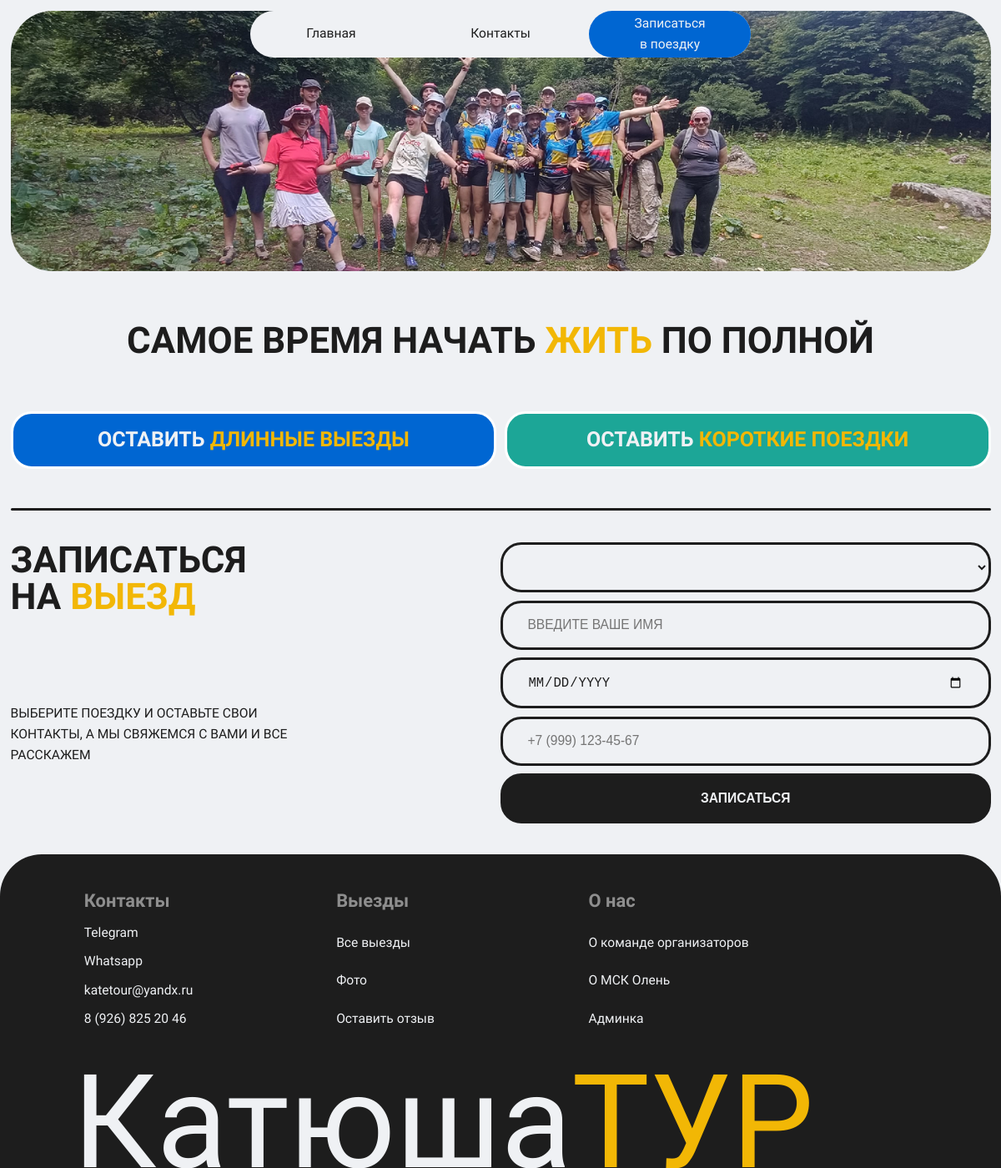
The page /calendar.php on the database as committed earlier.
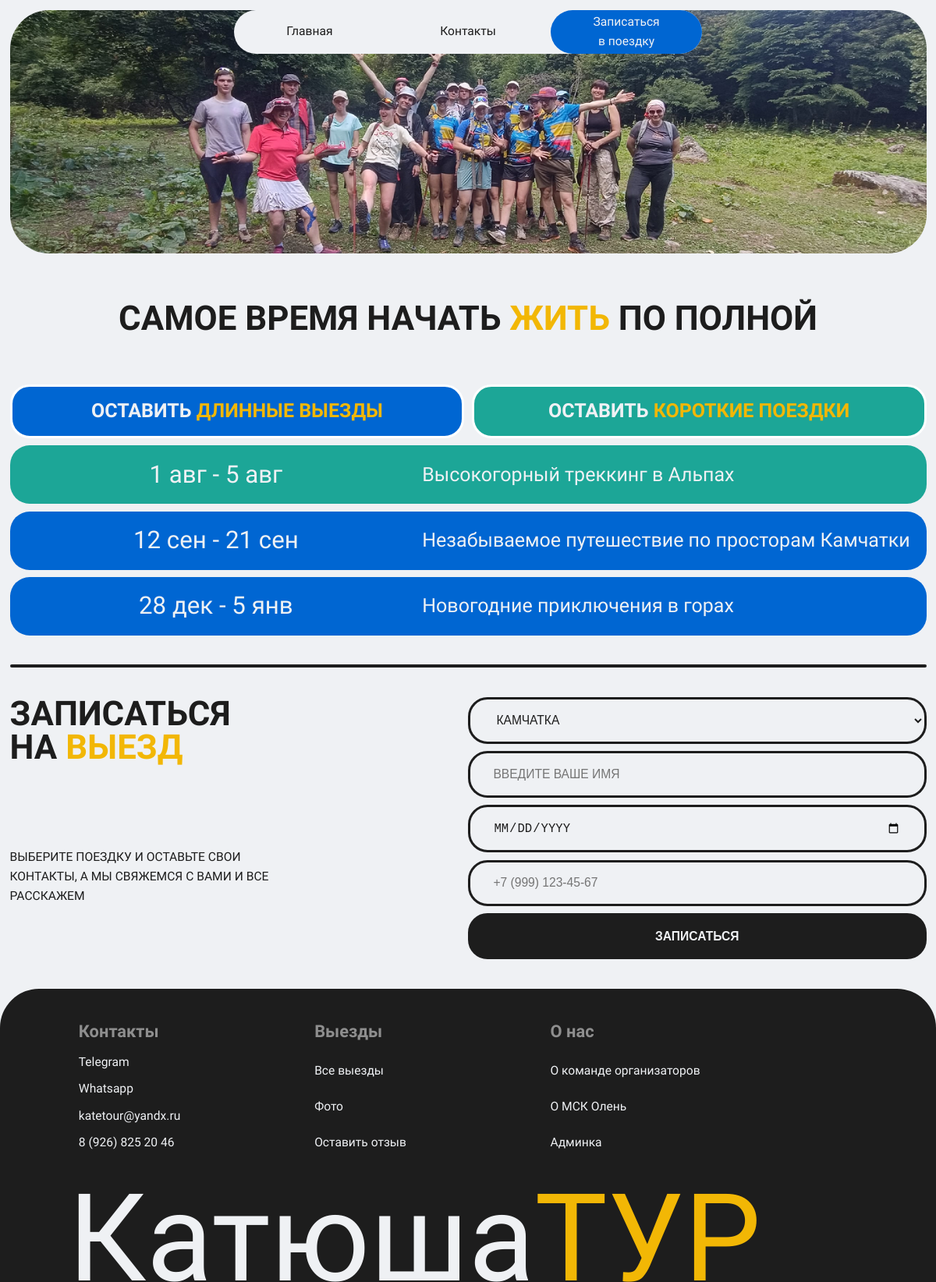
The same page on the database as committed later.
### tables this page shows
CREATE TABLE `tours` (
  `id` int NOT NULL,
  `short_title` varchar(150) NOT NULL COMMENT 'Короткое название',
  `full_title` varchar(255) DEFAULT NULL COMMENT 'Полное название (опционально)',
  `full_description` longtext COMMENT 'Полное описание',
  `age` varchar(100) NOT NULL,
  `price` decimal(10,2) NOT NULL DEFAULT '0.00' COMMENT 'Стоимость',
  `start_date` date NOT NULL COMMENT 'Дата начала',
  `end_date` date NOT NULL COMMENT 'Дата окончания',
  `instructor_name` varchar(100) DEFAULT NULL COMMENT 'Имя инструктора (можно дублировать или оставить только ссылку)',
  `difficulty` enum('легкий','средний','сложный','эксперт') DEFAULT 'средний' COMMENT 'Сложность',
  `is_active` tinyint(1) DEFAULT '1' COMMENT 'Активный/неактивный тур',
  `created_at` timestamp NULL DEFAULT CURRENT_TIMESTAMP,
  `updated_at` timestamp NULL DEFAULT CURRENT_TIMESTAMP ON UPDATE CURRENT_TIMESTAMP
);

### calendar.php (the view, shortened to what this page needs)
<?php
include "lib/db.php";
$stmt = $pdo->prepare("SELECT id, short_title, full_title, start_date, end_date FROM tours WHERE is_active = 1 ORDER BY start_date");
$stmt->execute();
$tours = $stmt->fetchAll(PDO::FETCH_ASSOC);
function formatDate($date) {
    $months = [
        1 => 'янв', 2 => 'фев', 3 => 'мар', 4 => 'апр', 5 => 'май', 6 => 'июн',
        7 => 'июл', 8 => 'авг', 9 => 'сен', 10 => 'окт', 11 => 'ноя', 12 => 'дек'
    ];
    $timestamp = strtotime($date);
    $day = date('j', $timestamp);
    $month = $months[(int)date('n', $timestamp)];
    return $day . ' ' . $month;
}
function getTripClass($start_date, $end_date) {
    $start = strtotime($start_date);
    $end = strtotime($end_date);
    $days = ($end - $start) / (60 * 60 * 24) + 1;
    return $days > 7 ? 'long-trip' : 'small-trip';
}
?>
<!DOCTYPE html>
<html lang="ru">
<head>
    <link rel="stylesheet" href="styles/css/calendar-style.css" />
</head>
<body>
    <?php include("blocks/header.php") ?>
    <main>
        <section class="startlife">
            <img src="sources/img/startlife.png" alt="Начни жить по полной!">
            <div class="startlife__text">
                <h2>Самое время начать <span>жить</span> по полной</h2>
            </div>
        </section>
        <section class="calendar">
            <div class="btns">
                <div id="savelong">
                    <h3>Оставить <span>длинные выезды</span></h3>
                </div>
                <div id="savesmall">
                    <h3>Оставить <span>короткие поездки</span></h3>
                </div>
            </div>
            <div class="trips">
                <?php foreach ($tours as $tour): ?>
                    <a href="trip.php?id=<?php echo $tour['id']; ?>" class="trip__item <?php echo getTripClass($tour['start_date'], $tour['end_date']); ?>">
                        <p class="trip__item-date"><?php echo formatDate($tour['start_date']); ?> - <?php echo formatDate($tour['end_date']); ?></p>
                        <p class="trip__item-description">
                            <?php echo htmlspecialchars($tour['full_title'] ?: $tour['short_title']); ?>
                        </p>
                    </a>
                <?php endforeach; ?>
            </div>
        </section>
        <hr>
        <?php include("blocks/form.php") ?>
    </main>
    <?php include("blocks/footer.php") ?>
</body>
</html>

### blocks/header.php
<header>
  <nav aria-label="Главное меню">
    <ul>
      <?php
        $current_script = $_SERVER['SCRIPT_NAME'];
        if ($current_script === '/index.php' ||
            $current_script === '/public/index.php' ||
            $current_script === '/') {
            echo '<li><a href="#calendar">Календарь</a></li>';
        } else {
            echo '<li><a href="index.php">Главная</a></li>';
        }
      ?>
      <li><a href="#footer">Контакты</a></li>
      <li class="header_accent">
        <a href="#entry">Записаться<br />в&nbsp;поездку</a>
      </li>
    </ul>
  </nav>
</header>

### blocks/form.php
<?php
include "lib/db.php";
$stmt = $pdo->prepare("SELECT id, short_title FROM tours WHERE is_active = 1 ORDER BY short_title");
$stmt->execute();
$active_tours = $stmt->fetchAll(PDO::FETCH_ASSOC);
?>
<section class="form" id="entry">
    <div class="form__text">
        <h2>записаться на&nbsp;<span>выезд</span></h2>
        <p>
        Выберите поездку и оставьте свои контакты, а мы свяжемся с вами и
        все расскажем
        </p>
    </div>
    <form action="" method="POST">
        <select id="tour-select" name="tour" required>
            <?php foreach ($active_tours as $tour): ?>
                <option value="<?php echo htmlspecialchars($tour['short_title']); ?>"><?php echo htmlspecialchars($tour['short_title']); ?></option>
            <?php endforeach; ?>
        </select>
        <input
        type="text"
        id="user-name"
        name="name"
        placeholder="Введите ваше имя"
        pattern="[А-Яа-яЁёA-Za-z\s\-]+"
        title="Допускаются только буквы, пробелы и дефисы"
        required
        />
        <input type="date" id="birth-date" name="birthdate" required />
        <input
        type="tel"
        id="phone"
        name="phone"
        placeholder="+7 (999) 123-45-67"
        pattern="[0-9+\-\s\(\)]+"
        title="Допускаются только цифры и символы: + - ( ) и пробелы"
        required
        />
        <button type="submit">Записаться</button>
    </form>
</section>

### blocks/footer.php
<footer id="footer">
    <div class="footer__block">
        <h5>Контакты</h5>
        <a href="https://t.me/kolomnina_team" target="_blank">Telegram</a>
        <a href="https://wa.me/79268252046" target="_blank">Whatsapp</a>
        <a href="#">katetour@yandx.ru</a>
        <a href="tel:8 (926) 825 20 46"target="_blank">8 (926) 825 20 46</a>
        </div>
        <div class="footer__block">
        <h5>Выезды</h5>
        <a href="calendar.php">Все выезды</a>
        <a href="https://vk.com/albums-49750096" target="_blank">Фото</a>
        <a href="#">Оставить отзыв</a>
        </div>
        <div class="footer__block">
        <h5>О нас</h5>
        <a href="">О команде организаторов</a>
        <a href="https://o-len.ru" target="_blank">О МСК Олень</a>
        <a href="admin.php">Админка</a>
    </div>
    <h1>Катюша<span>ТУР</span></h1>
</footer>

### styles/css/calendar-style.css (style rules this page uses)
* { margin: 0; padding: 0; }
html { font-size: 0.0520833333vw; scroll-behavior: smooth; }
h2 { text-transform: uppercase; }
#calendar, #footer, #entry { scroll-margin-top: 150rem; }
body { font-family: "Golos Text"; margin: 0; padding: 0; color: #1d1d1d; background-color: #eff1f4; line-height: 1.6; }
hr { width: 100%; height: 6rem; margin: 60rem 0; border: none; border-radius: 5px; background-color: #1d1d1d; }
span { color: #f2b705; }
main { margin-left: 20rem; margin-right: 20rem; }
.startlife { width: 100%; height: 60dvh; margin-top: 20rem; display: flex; flex-direction: column; }
.startlife img { width: 100%; height: 65%; border-radius: 50px; -o-object-fit: cover; object-fit: cover; }
.startlife .startlife__text { width: 100%; height: 35%; display: flex; justify-content: center; align-items: center; }
.startlife .startlife__text h2 { font-size: 70rem; line-height: 1; }
.calendar { width: 100%; height: auto; display: flex; flex-direction: column; gap: 15rem; }
.calendar .btns { width: 100%; height: auto; display: grid; grid-template-columns: 1fr 1fr; gap: 15rem; }
.calendar .btns div { display: flex; justify-content: center; align-items: center; border: 5rem solid white; padding: 2%; border-radius: 25px; cursor: pointer; transition: all 0.3s ease; }
.calendar .btns div h3 { font-size: 40rem; text-transform: uppercase; color: #eff1f4; }
.calendar .btns #savelong { background-color: #0066d2; }
.calendar .btns #savesmall { background-color: #1ca697; }
.calendar .trips { width: 100%; height: auto; display: flex; flex-direction: column; gap: 15rem; }
.calendar .trips .trip__item { cursor: pointer; width: 100%; min-height: 120rem; height: auto; border-radius: 25px; display: flex; align-items: center; text-decoration: none; }
.calendar .trips .trip__item .trip__item-date { width: 45%; color: #eff1f4; font-size: 50rem; font-weight: 500; text-align: center; }
.calendar .trips .trip__item .trip__item-description { width: 55%; color: #eff1f4; font-size: 40rem; font-weight: 400; }
.calendar .trips .long-trip { background-color: #0066d2; }
.calendar .trips .small-trip { background-color: #1ca697; }

### styles/css/header.css (style rules this page uses)
header { position: fixed; width: 100%; display: flex; justify-content: center; z-index: 10; }
header nav { width: 50%; border-radius: 50px; background-color: #eff1f4; }
header ul { display: grid; grid-template-columns: 1fr 1fr 1fr; align-items: center; justify-items: center; gap: 15rem; list-style: none; width: 100%; }
header ul li { width: 100%; height: 100%; display: flex; min-height: 50rem; align-items: center; justify-content: center; border-radius: 50px; transition: all 0.3s ease; }
header ul li a { display: flex; align-items: center; justify-content: center; padding: 5rem 10rem; text-decoration: none; text-align: center; color: #1d1d1d; font-size: 25rem; font-weight: 200; border-radius: 50px; width: 100%; transition: all 0.3s ease; }
header ul li.header_accent { width: 100%; background-color: #0066d2; border-radius: 50px; }
header ul li.header_accent a { color: #eff1f4; }

### styles/css/footer.css (style rules this page uses)
footer { width: 100%; height: auto; display: grid; gap: 15rem; grid-template-columns: repeat(12, 1fr); background-color: #1d1d1d; border-top-left-radius: 50px; border-top-right-radius: 50px; overflow: hidden; }
footer .footer__block { display: flex; flex-direction: column; justify-content: space-between; gap: 15rem; margin-top: 60rem; }
footer .footer__block h5 { font-size: 35rem; color: rgba(255, 255, 255, 0.5); }
footer .footer__block a { text-decoration: none; color: #eff1f4; font-size: 25rem; }
footer .footer__block:nth-child(1) { grid-column: 2/4; }
footer .footer__block:nth-child(2) { grid-column: 5/7; }
footer .footer__block:nth-child(3) { grid-column: 8/10; }
footer h1 { grid-column: 2/12; line-height: 0.74; width: -moz-fit-content; width: fit-content; font-size: 250rem; font-weight: 500; color: #eff1f4; margin: 0; text-indent: -13.5px; transform: translateY(24px); }
footer h1 span { line-height: 1; }

Rows that differ between the two databases and show on the page:
added tours: start_date "1 авг", end_date "5 авг", full_title "Высокогорный треккинг в Альпах"
added tours: start_date "12 сен", end_date "21 сен", full_title "Незабываемое путешествие по просторам Камчатки"
added tours: start_date "28 дек", end_date "5 янв", full_title "Новогодние приключения в горах"
Other text that changed with them:
form field tour: (not shown) → "Камчатка"
